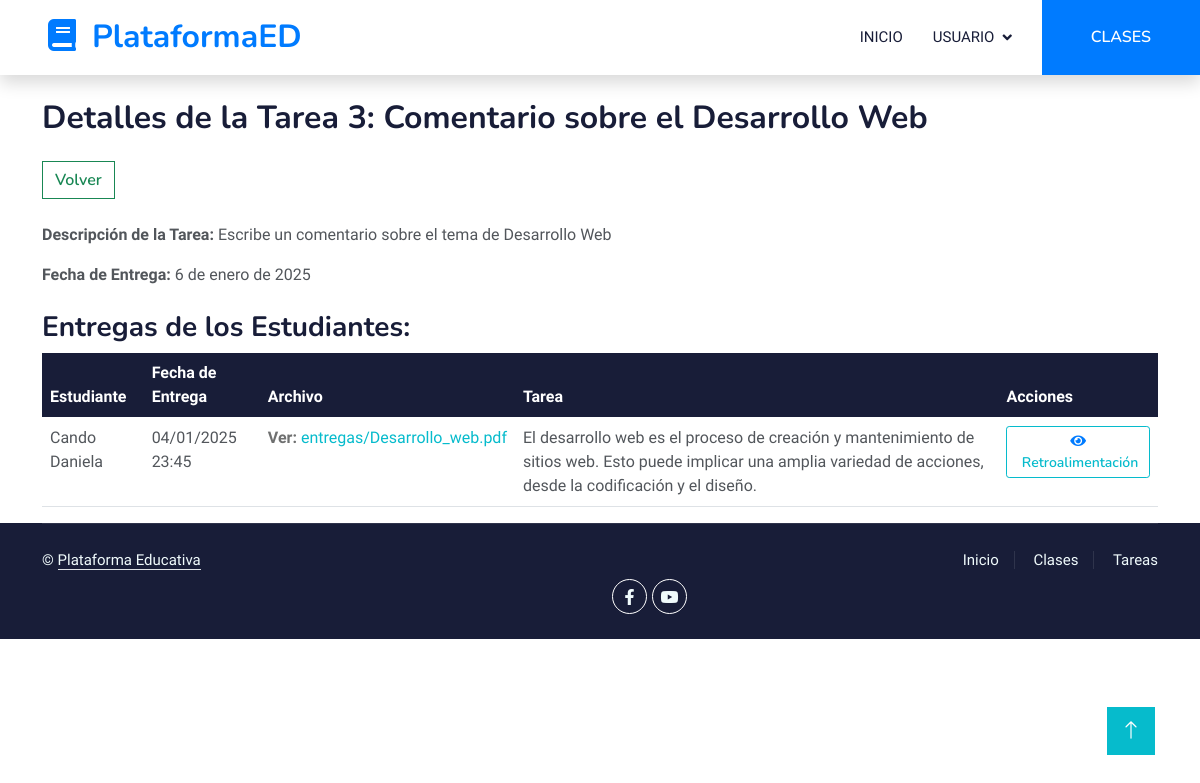
The page /tareas/3/detalle/ (signed in) on the database its author committed.
### Aplicaciones/Clase/models.py (models this page shows, shortened)
class Tarea(models.Model):
    id = models.AutoField(primary_key=True)
    clase = models.ForeignKey(Clase, on_delete=models.CASCADE, related_name="tareas")
    titulo = models.CharField(max_length=255)
    descripcion = models.TextField()
    fecha_entrega = models.DateField()

class Entrega(models.Model):
    id = models.AutoField(primary_key=True)
    tarea = models.ForeignKey(Tarea, on_delete=models.CASCADE, related_name="entregas")
    estudiante = models.ForeignKey(CustomUser, on_delete=models.CASCADE, limit_choices_to={'es_maestro': False}, related_name="entregas")
    archivo = models.FileField(upload_to="entregas/")
    comentario = models.TextField(blank=True, null=True)
    fecha_entrega = models.DateTimeField(auto_now_add=True)

class CustomUser(AbstractUser):
    es_maestro = models.BooleanField(default=False)

### Aplicaciones/Clase/views.py (the view)
# urls.py: path('tareas/<int:tarea_id>/detalle/', views.detalleTarea, name='detalleTarea'),
@login_required
def detalleTarea(request, tarea_id):
    tarea = get_object_or_404(Tarea, id=tarea_id)
    if not request.user.es_maestro:
        return HttpResponseForbidden("Solo los maestros pueden ver los detalles de la tarea.")
    entregas = tarea.entregas.all()
    return render(request, "detalleTarea.html", {
        "tarea": tarea,
        "entregas": entregas,
    })

### Aplicaciones/Clase/templates/detalleTarea.html
{% extends "./plantilla.html" %}
{% block body %}
<div class="container mt-4">
    <h2>Detalles de la Tarea {{tarea.id}}: {{ tarea.titulo }}</h2>
    <a href="{% url 'listaTareas' tarea.clase.id %}" class="btn btn-outline-success mt-3">Volver</a>
    <br><br>
    <p><strong>Descripción de la Tarea:</strong> {{ tarea.descripcion }}</p>
    <p><strong>Fecha de Entrega:</strong> {{ tarea.fecha_entrega }}</p>
    <h3 class="mt-4">Entregas de los Estudiantes:</h3>
    <div class="table-responsive">
    {% if entregas %}
        <table class="table table-hover">
            <thead>
                <tr class="table-dark">
                    <th>Estudiante</th>
                    <th>Fecha de Entrega</th>
                    <th>Archivo</th>
                    <th>Tarea</th>
                    <th>Acciones</th>
                </tr>
            </thead>
            <tbody>
                {% for entrega in entregas %}
                <tr>
                    <td>{{ entrega.estudiante.last_name }} {{ entrega.estudiante.first_name }}</td>
                    <td>{{ entrega.fecha_entrega|date:"d/m/Y H:i" }}</td>
                    <td>
                        {% if entrega.archivo %}
                            <b style="color:rgb(111, 112, 112)">Ver:</b>&nbsp;<a href="{{ entrega.archivo.url }}" target="_blank">{{ entrega.archivo.name }}</a>
                        {% else %}
                            <b>Ningún archivo</b>
                        {% endif %}
                    <td>{{ entrega.comentario|default:"Sin comentario" }}</td>
                    <td>
                        {% if entrega.retroalimentaciones.exists %}
                            <a href="{% url 'verRetroalimentacion' entrega.id %}" class="btn btn-outline-primary btn-sm"><i class="fas fa-eye text-primary"></i>&nbsp;Retroalimentación</a>
                        {% else %}
                            <a href="{% url 'retroalimentarEntrega' entrega.id %}" class="btn btn-outline-primary btn-sm">Agregar Retroalimentación</a>
                        {% endif %}
                    </td>
                </tr>
                {% endfor %}
            </tbody>
        </table>
    {% else %}
        <p>No hay entregas realizadas para esta tarea.</p>
    {% endif %}
</div>
</div>
{% endblock %}

### plataforma/static/plantilla/elearning/css/style.css (style rules this page uses)
:root { --primary: #007bff; --light: #F0FBFC; --dark: #181d38; }
.btn { font-family: 'Nunito', sans-serif; font-weight: 600; transition: .5s; }

### rows shown on the page
Tarea: id "3", titulo "Comentario sobre el Desarrollo Web", descripcion "Escribe un comentario sobre el tema de Desarrollo Web", fecha_entrega "6 de enero de 2025"
Entrega: estudiante.last_name "Cando", estudiante.first_name "Daniela", fecha_entrega "04/01/2025 23:45", archivo.name "entregas/Desarrollo_web.pdf", comentario "El desarrollo web es el proceso de creación y mantenimiento de sitios web. Esto puede implicar una amplia variedad de acciones, desde la codificación y el diseño.", shows "Retroalimentación"
